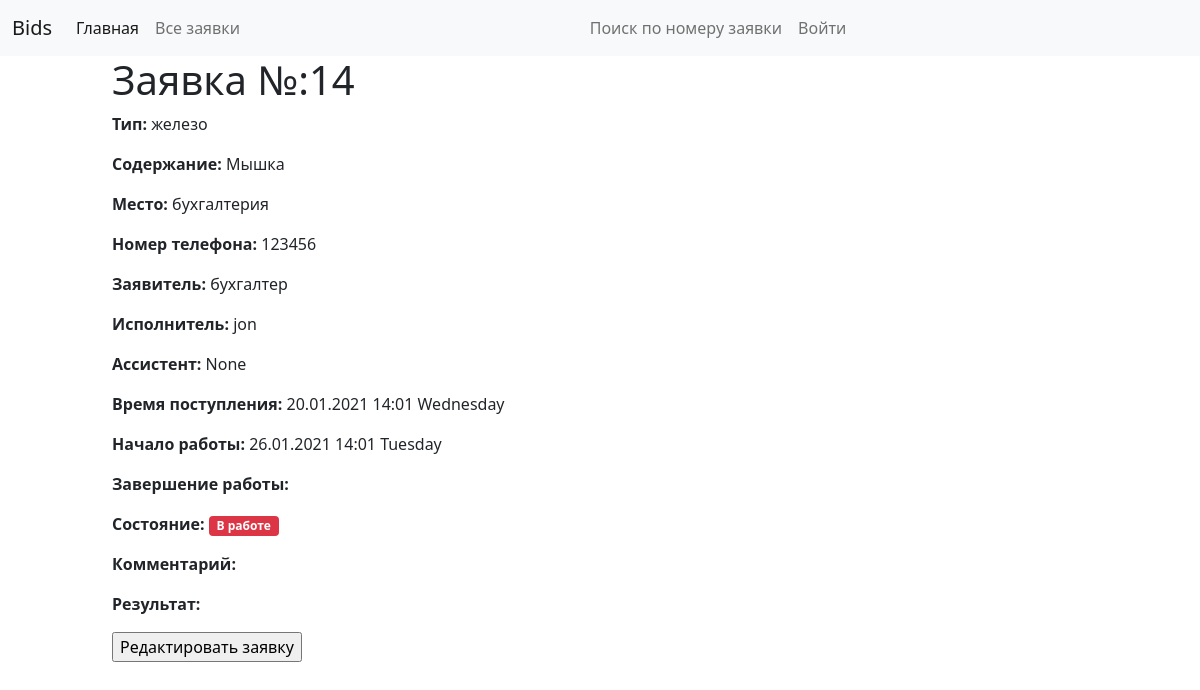
/system/bid/14, run on an earlier commit of the app's database.
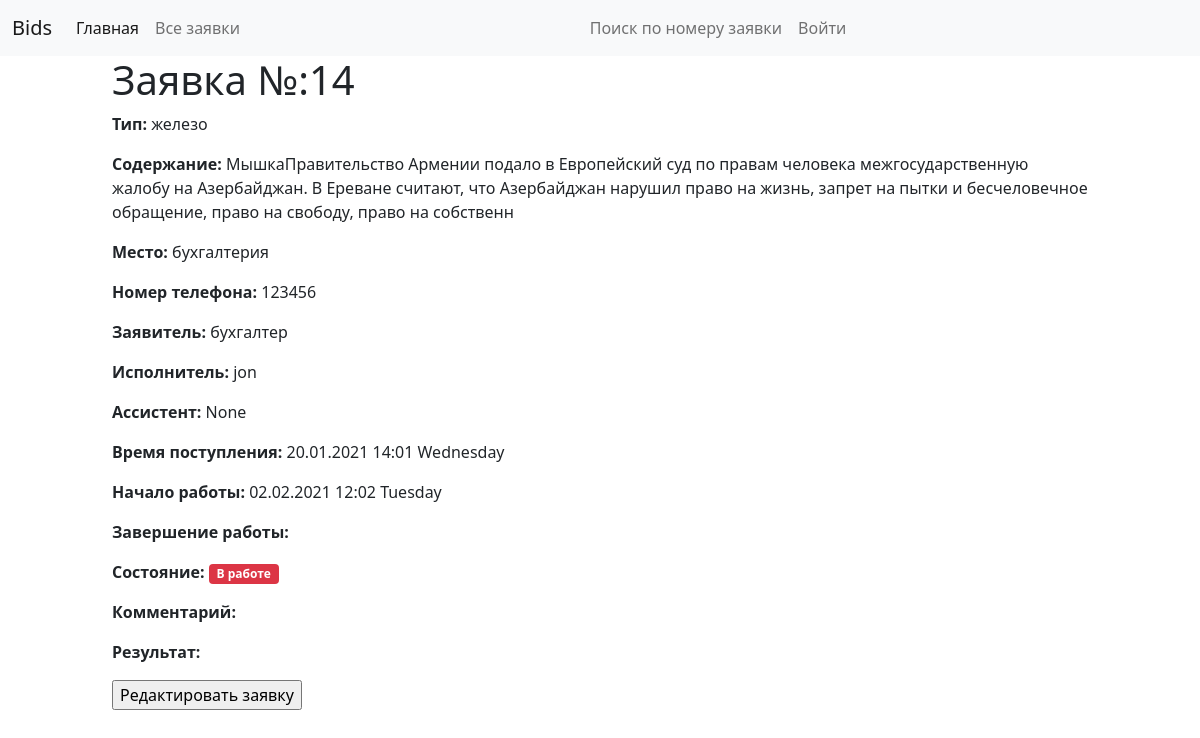
And on a later commit of the database.
### system/models.py (models this page shows, shortened)
class Bid(models.Model):
    text = models.TextField(max_length=1000, help_text="Enter a brief description of the bid", verbose_name="Текст заявки")
    TYPE_OF_BID = (
        ('h', 'железо'),
        ('c', 'картридж'),
        ('pr', 'принтер'),
        ('w', 'сеть'),
        ('t', 'телефон'),
        ('v', 'вирусы'),
        ('s', 'софт'),
        ('pa', 'Парус'),
    )
    type_bid = models.CharField(max_length=2, choices=TYPE_OF_BID, blank=True, default='h', verbose_name="Тип заявки")
    location = models.CharField(max_length=200, default='Кабинет', verbose_name="Кабинет")
    telephone_num = models.CharField(max_length=200, default='Телефон', verbose_name="Телефон")
    bider = models.CharField(max_length=200, default='', verbose_name="Заявитель")
    maker = models.ForeignKey(User, on_delete=models.SET_NULL, null=True, verbose_name="Исполнитель")
    helper = models.CharField(max_length=200, null=True, verbose_name="Помощник")
    time_creation = models.DateTimeField(null=True, verbose_name="Дата создания заявки")
    time_start = models.DateTimeField(null=True, verbose_name="Дата начала работы")
    time_done = models.DateTimeField(null=True, verbose_name="Дата завершения работы")
    STATUS = (
        ('a', 'принята'),
        ('w', 'в работе'),
        ('f', 'выполнена'),
    )
    status = models.CharField(max_length=1, choices=STATUS, default='a', verbose_name="Статус заявки")
    comment = models.CharField(max_length=200, default='', verbose_name="Комментарий")
    result = models.CharField(max_length=300, default='', verbose_name="Результат работы")
    class Meta:
        verbose_name_plural = "Заявки"
        verbose_name = "Заявка"

### system/views.py (the view)
# urls.py: path('bid/<int:pk>', views.BidDetailView.as_view(), name='bid-detail'),
class BidDetailView(generic.DetailView):
    model = Bid

### system/templates/system/bid_detail.html (shortened to what this page needs)
{% extends "base_generic.html" %}
{% block content %}
  <h1>Заявка №:{{ bid.id }}</h1>
  <p><strong>Тип:</strong>
      {{ bid.get_type_bid_display }}
      {% if bid.type_bid == "h" %}{% load django_bootstrap_icons %}
      {% endif %}
      {% if bid.type_bid == "c" %}{% load django_bootstrap_icons %}{% bs_icon 'palette' %}
      {% endif %}
      {% if bid.type_bid == "pr" %}{% load django_bootstrap_icons %}{% bs_icon 'printer' %}
      {% endif %}
      {% if bid.type_bid == "w" %}{% load django_bootstrap_icons %}{% bs_icon 'globe' %}
      {% endif %}
      {% if bid.type_bid == "t" %}{% load django_bootstrap_icons %}<i class="bi bi-telephone-inbound-fill"></i>
      {% endif %}
      {% if bid.type_bid == "v" %}{% load django_bootstrap_icons %}<i class="bi bi-exclamation-triangle"></i>
      {% endif %}
      {% if bid.type_bid == "s" %}{% load django_bootstrap_icons %}{% bs_icon 'alarm' %}
      {% endif %}
      {% if bid.type_bid == "pa" %}{% load django_bootstrap_icons %}{% bs_icon 'alarm' %}
      {% endif %}
  </p>
  <p><strong>Содержание:</strong> {{ bid.text }}</p>
  <p><strong>Место:</strong> {{ bid.location }}</p>
  <p><strong>Номер телефона:</strong> {{ bid.telephone_num }}</p>
  <p><strong>Заявитель:</strong> {{ bid.bider }}</p>
  <p><strong>Исполнитель:</strong> {{ bid.maker }}</p>
  <p><strong>Ассистент:</strong> {{ bid.helper }}</p>
  <p><strong>Время поступления:</strong> {{ bid.time_creation|date:" d.m.Y  H:m l " }}</p>
  <p><strong>Начало работы:</strong> {{ bid.time_start|date:"d.m.Y H:m l" }}</p>
  <p><strong>Завершение работы:</strong> {{ bid.time_done|date:"d.m.Y  H:m  l" }}</p>
  <p><strong>Состояние:</strong>
           {% if bid.status == "w" %}<span class="badge bg-danger">В работе</span>
           {% endif %}
  </p>
  <p><strong>Комментарий:</strong> {{ bid.comment }}</p>
  <p><strong>Результат:</strong> {{ bid.result }}</p>
<div class="submit-row">
  <input type="button" value="Редактировать заявку" onClick="location.href='{% url "bid-update" bid.pk %}'">
</div>
{% endblock %}

What changed in the data, as far as the page shows it:
changed Bid "железо": text "Мышка" → "МышкаПравительство Армении подало в Европейский суд по правам человека межгосударственную жалобу на Азербайджан. В Ереване считают, что Азербайджан нарушил право на жизнь, запрет на пытки и бесчеловечное обращение, право на свободу, право на собственн"; time_start "26.01.2021 14:01 Tuesday" → "02.02.2021 12:02 Tuesday"
